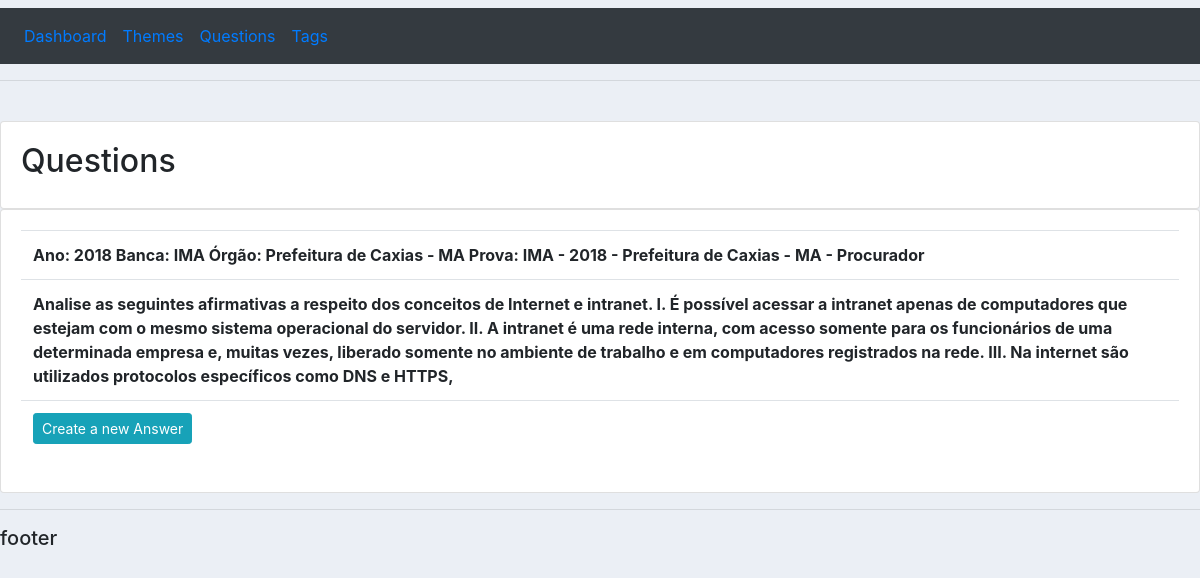
The app's page /answers/1, older data.
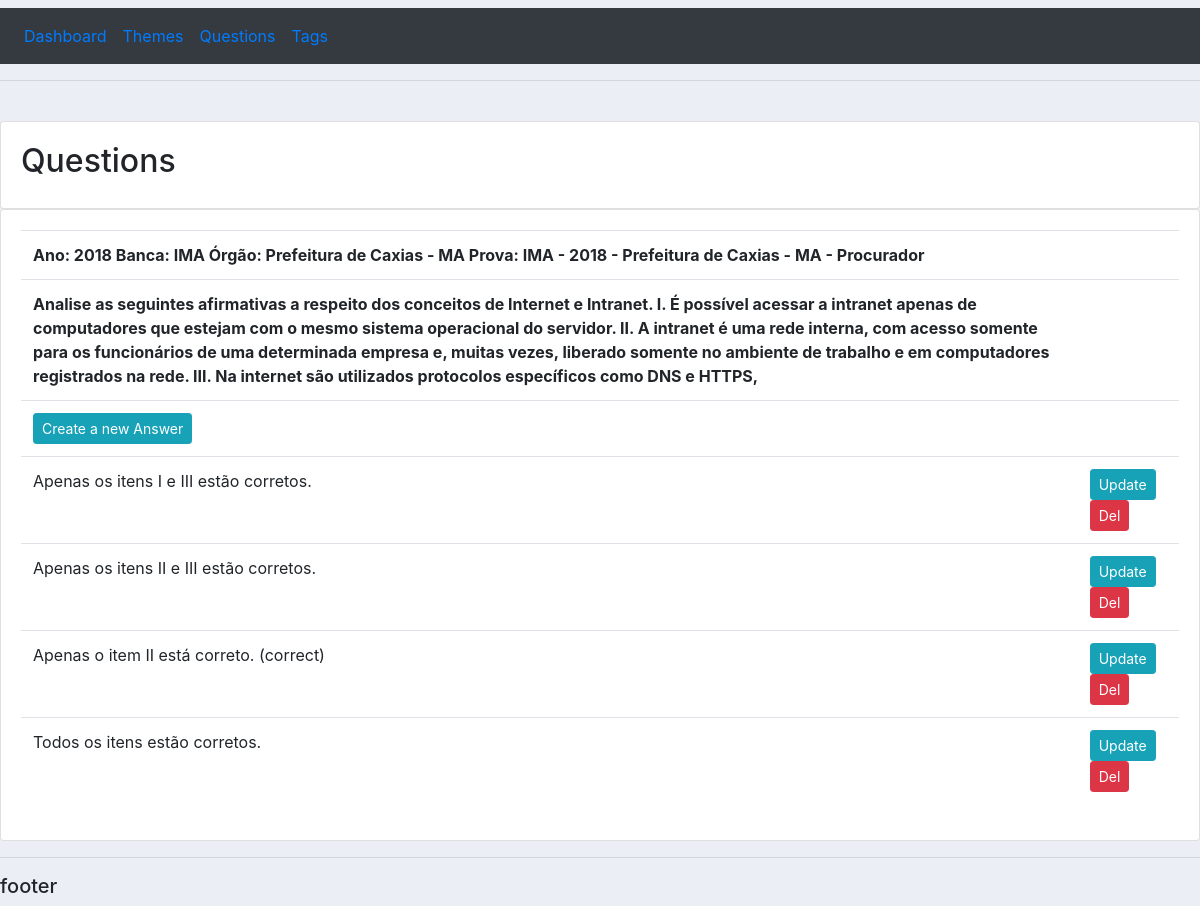
The same page, newer data.
### questions/models.py (models this page shows, shortened)
class Question(models.Model):
    CATEGORY = ((0,'Multiple Choice'),(1,'Right or wrong'))
    theme = models.ForeignKey(Theme, null=True, on_delete=models.SET_NULL)
    asktext = models.TextField(null=False,blank=False)
    answer_type = models.IntegerField(null=True, choices=CATEGORY)
    asksource = models.CharField(max_length=200, null=True)
    date_created = models.DateTimeField(auto_now_add=True,null=True)

class Answer(models.Model):
    CATEGORY = ((0,'No'),(1,'Yes'))
    question = models.ForeignKey(Question, null=True, on_delete=models.CASCADE)
    answertext = models.CharField(max_length=500, null=False)
    iscorrect = models.IntegerField(default=0, choices=CATEGORY)
    date_created = models.DateTimeField(auto_now_add=True,null=True)

### questions/views.py (the view)
# urls.py: path('answers/<str:pk>', views.answers, name="answers"),
def answers(request, pk):
    questions = Question.objects.get(id=pk)
    answers  = questions.answer_set.all()
    context = {'questions':questions,'answers':answers}
    return render(request, 'questions/answers.html', context)

### questions/templates/questions/answers.html
{% extends 'questions/main.html' %}
{% block content %}
<br>
<div class="row">
    <div class="col-md">
        <div class="card card-body">
                <h2>Questions</h2>
        </div>
        <div class="card card-body">
            <table class="table">
                <tr><th>{{ questions.asksource }}</th><th></th></tr>
                <tr><th>{{ questions.asktext }}</th><th></th></tr>
                <tr><td><a class="btn btn-sm btn-info" href="{% url 'create_answers' questions.id %}">Create a new Answer</a> </td><td></td></tr>
                {% for item in answers %}
                    <tr>
                        <td>
                            {{ item.answertext|truncatewords:20  }}
                            {% if item.iscorrect %}
                                (correct)
                            {% endif %}
                        </td>
                        <td>
                            <a class="btn btn-sm btn-info" href="{% url 'update_answers' questions.id item.id %}">Update</a>
                            <a class="btn btn-sm btn-danger" href="{% url 'delete_answers' item.id  %}">Del</a>
                        </td>
                    </tr>
                {% endfor %}
            </table>
        </div>
    </div>
</div>
{% endblock %}

Row changes from the older to the newer data that the page shows:
changed Question: asktext "…conceitos de Internet e intranet. I. É possível acessar…" → "…conceitos de Internet e Intranet. I. É possível acessar…"
added Answer: answertext "Apenas os itens I e III estão corretos."
added Answer: answertext "Apenas os itens II e III estão corretos."
added Answer: answertext "Apenas o item II está correto.", iscorrect "(correct)"
added Answer: answertext "Todos os itens estão corretos."
